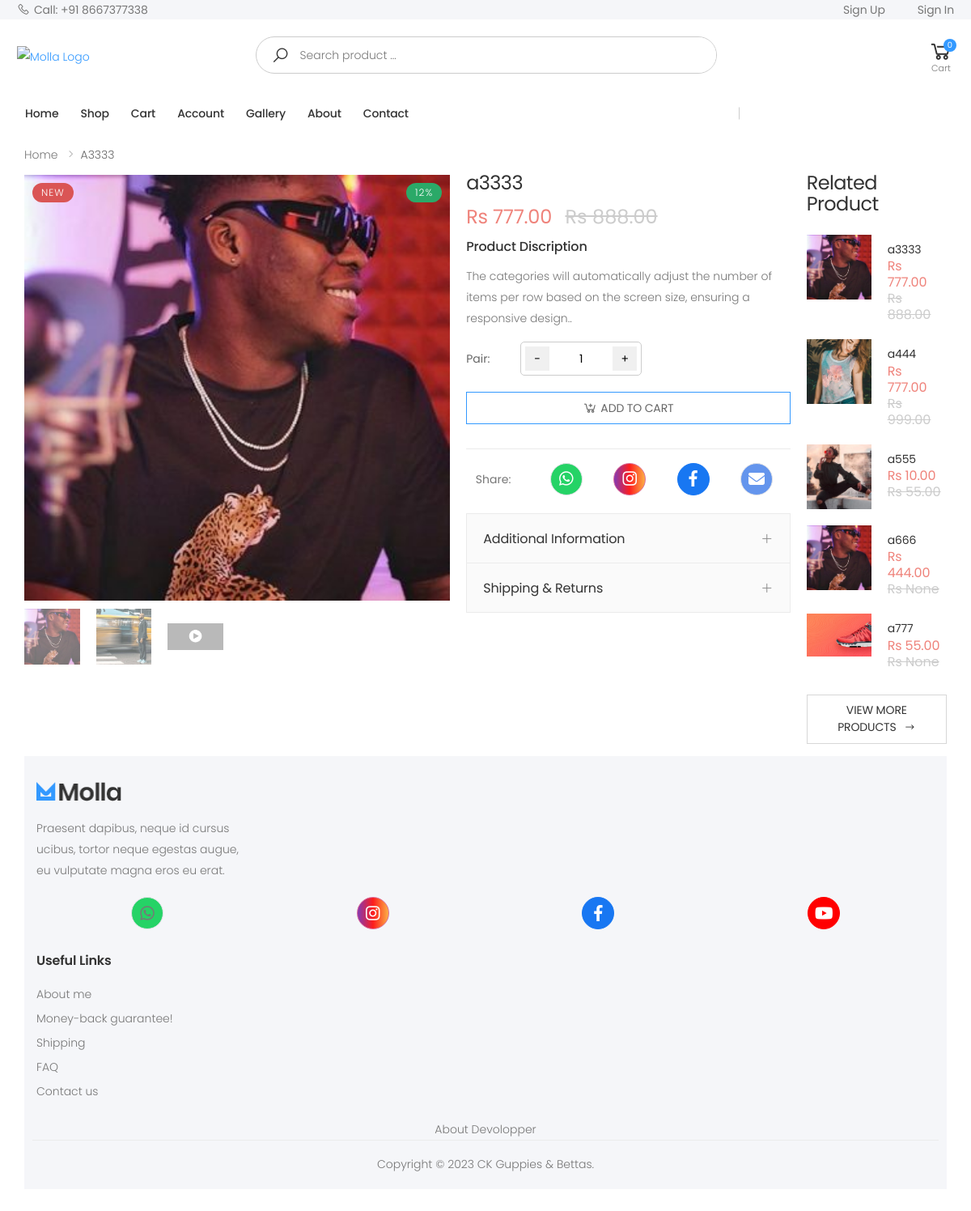
Page /action/a333/ on the earlier database version.
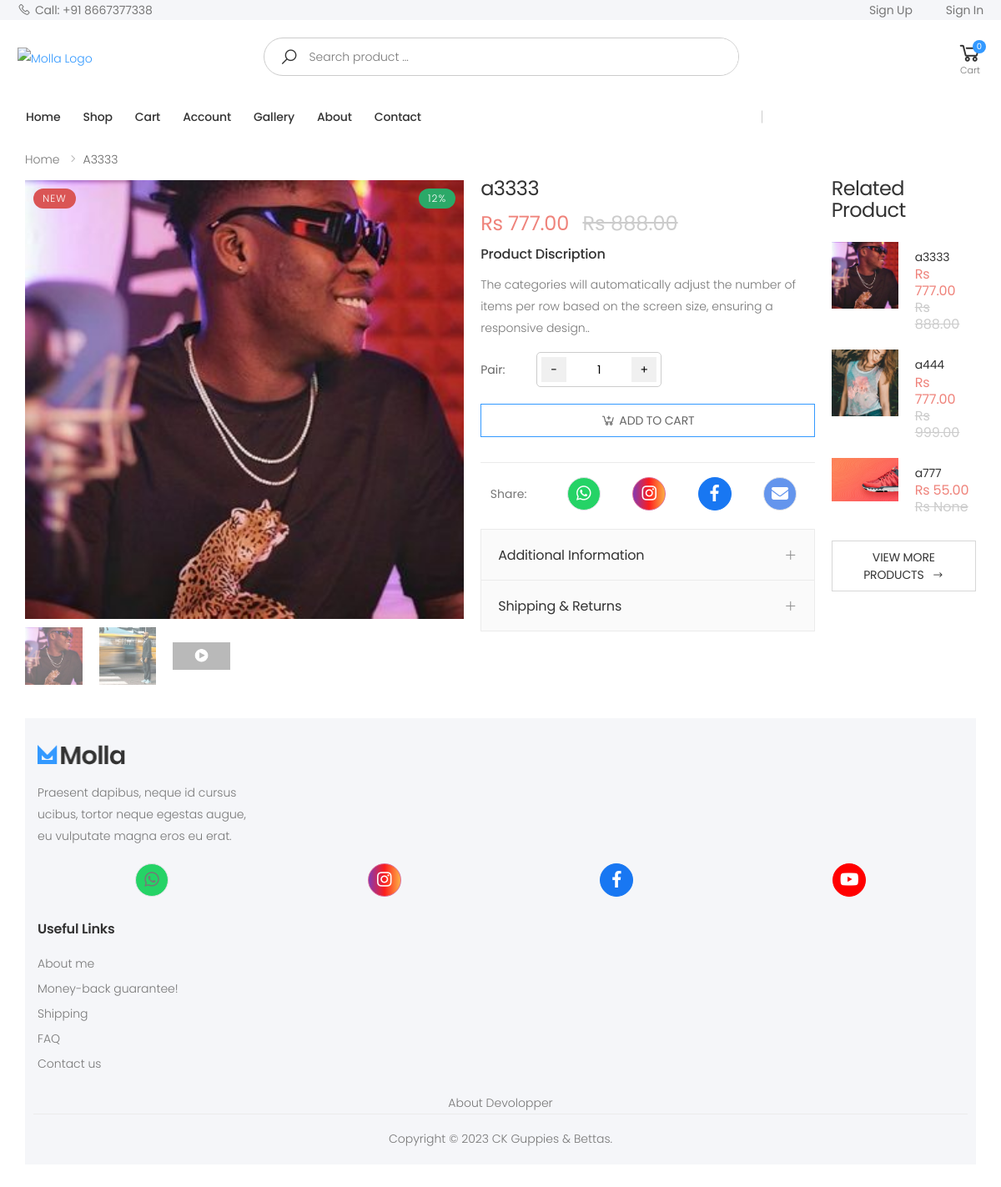
Same page on the later database version.
### store/models.py (models this page shows, shortened)
class Product(models.Model):
    name = models.CharField(max_length=250, unique=True)
    slug = models.SlugField(max_length=250, unique=True)
    description = models.TextField(blank=True)
    old_price = models.DecimalField(max_digits=7, blank=True, null=True, decimal_places=2)
    new_price = models.DecimalField(max_digits=7, blank=False, decimal_places=2)
    category = models.ForeignKey(Category, on_delete=models.SET_NULL, null=True)
    image_1 = models.ImageField(upload_to='product')
    image_2 = models.ImageField(upload_to='product', blank=True)
    image_3 = models.ImageField(upload_to='product', blank=True)
    video_url = models.URLField(max_length=200, blank=True)
    stock = models.IntegerField()
    active = models.BooleanField(default=True)
    new = models.BooleanField(default=True)
    created = models.DateTimeField(auto_now_add=True)
    update = models.DateField(auto_now=True)
    def get_url(self):
        return reverse('store_app:proDetail', args=[self.category.slug, self.slug])
    def get_discounted_price(self):
        if self.old_price and self.new_price:
            diff = self.old_price - self.new_price
            discount_percentage = ((diff) / self.old_price) * 100
            percentage = int(round(discount_percentage))
            return dict(percentage=percentage, diff=diff)
        return None
    class Meta:
        ordering = ('name',)
        verbose_name = 'product'
        verbose_name_plural = 'products'

### store/views.py (the view)
# urls.py: path('<slug:c_slug>/<slug:product_slug>/',views.proDetail,name='proDetail'), #called form models.py
def proDetail(request, c_slug, product_slug):
    try:
        product = Product.objects.get(category__slug=c_slug, slug=product_slug)
    except Product.DoesNotExist:
        logger.error(f"Product not found: category_slug={c_slug}, product_slug={product_slug}")
        return render(request, 'loginOrRegister.html')
    if c_slug:
        c_page = get_object_or_404(Category, slug=c_slug)
        products_list = Product.objects.filter(category=c_page, active=True)
        paginator = Paginator(products_list, 5)
        try:
            page = int(request.GET.get('page', '1'))
        except (ValueError, TypeError):
            page = 1
        try:
            products = paginator.page(page)
        except (InvalidPage, EmptyPage):
            products = paginator.page(paginator.num_pages)
        return render(request, 'store/product.html', {'product': product, 'products': products})

### store/context_processors.py (called while the page is built)
def menu_link(request): #this function don't wanna call to work, it's defined in setting to work
    links_list = Category.objects.annotate(
        num_products=Count('product', filter=Q(product__active=True, product__stock__gt=0))
    ).filter(num_products__gt=0)
    paginator3 = Paginator(links_list,8)
    try:
        page = int(request.GET.get('page', '1'))
    except:
        page = 1
    try:
        links = paginator3.page(page)
    except (InvalidPage,EmptyPage):
        links = paginator3.page(paginator3.num_pages)
    return dict(links = links)

def cart_data(request):
    data = cartData(request)
    cartItems = data['cartItems']
    return dict(cartItems = cartItems)

### store/models.py (called while the page is built)
    def get_url(self):
        return reverse('store_app:product_by_category', args=[self.slug])

### store/templatetags/video_tags.py (called while the page is built)
@register.filter
def youtube_id(url):
    pattern = re.compile(r'(?:https?://)?(?:www\.)?(?:youtube\.com/(?:watch\?v=|shorts/)|youtu\.be/)([\w-]+)')
    match = pattern.search(url)
    return match.group(1) if match else None

### store/templates/store/product.html (shortened to what the changed rows need)
{% extends 'store/Base.html' %}
{% load static %}
{% load video_tags %}
{% block content %}
    <main class="main">
        <nav aria-label="breadcrumb" class="breadcrumb-nav border-0 mb-0">
            <div class="container-fluid d-flex align-items-center">
                <ol class="breadcrumb">
                    <li class="breadcrumb-item"><a href="{% url 'store_app:allProdCat' %}">Home</a></li>
                    <li class="breadcrumb-item">{{product.name}}</li>
                </ol>
            </div>
        </nav>
        <div class="page-content">
            <div class="container-fluid">
                <div class="row">
                    <div class="col-xl-10">
                        <div class="product-details-top">
                            <div class="row">
                                <div class="col-md-6 col-lg-7">
                                    <div class="product-gallery">
                                        <figure class="product-main-image">
                                            {% if product.new == True %}
                                            <span class="product-sale-label">NEW</span>
                                            {% endif %}
                                            {% if product.get_discounted_price %}
                                            <span class="product-discount-label">{{ product.get_discounted_price.percentage }}%</span>
                                            {% endif %}
                                            <div id="product-zoom-container">
                                                <img id="product-zoom" src="{{ product.image_1.url }}" alt="product image">
                                            </div>
                                        </figure>
                                        <div id="product-zoom-gallery" class="product-image-gallery max-col-6">
                                            <a class="product-gallery-item" href="#" data-type="image" data-url="{{ product.image_1.url }}">
                                                <img src="{{ product.image_1.url }}" alt="product side">
                                            </a>
                                            {% if product.image_2 %}
                                            <a class="product-gallery-item" href="#" data-type="image" data-url="{{ product.image_2.url }}">
                                                <img src="{{ product.image_2.url }}" alt="product cross">
                                            </a>
                                            {% endif %}
                                        </div>
                                    </div>
                                </div>
                                <div class="col-md-6 col-lg-5">
                                    <div class="product-details">
                                        <h1 class="product-title">{{product.name}}</h1>
                                        <div class="product-price">
                                            <span class="new-price">Rs {{product.new_price}}</span>
                                            {% if product.old_price == 0 %}
                                            {% else %}
                                            <span class="old-price"><s>Rs {{product.old_price}}</s></span>
                                            {% endif %}
                                        </div>
                                        <div class="product-content">
                                            <h6>Product Discription</h6>
                                            <p>{{product.description}}. </p>
                                        </div>
                                    <div class="details-filter-row details-row-size">
                                        <label for="qty">Pair:</label>
                                        <div class="product-details-quantity">
                                        </div>
                                    </div>
                                        <div class="product-details-action">
                                            <a data-quantity="{{product.stock}}" data-product="{{product.id}}" data-action="add" id="add-to-cart-btn" class="btn-product btn-cart update-cart"><span>add to cart</span></a>
                                        </div>
                                        <div class="product-details-footer" style="display: block;">
                                            <div class="social-icons social-icons-colored justify-content-around mb-3" style="margin-bottom: .5rem !important;">
                                            </div>
                                        </div>
                                        <div class="accordion accordion-plus product-details-accordion" id="product-accordion">
                                            <div class="card card-box card-sm">
                                                <div class="card-header" id="product-info-heading">
                                                    <h2 class="card-title">
                                                        <a class="collapsed" role="button" data-toggle="collapse" href="#product-accordion-info" aria-expanded="false" aria-controls="product-accordion-info">
                                                            Additional Information
                                                        </a>
                                                    </h2>
                                                </div>
                                            </div>
                                            <div class="card card-box card-sm">
                                                <div class="card-header" id="product-shipping-heading">
                                                    <h2 class="card-title">
                                                        <a class="collapsed" role="button" data-toggle="collapse" href="#product-accordion-shipping" aria-expanded="false" aria-controls="product-accordion-shipping">
                                                            Shipping & Returns
                                                        </a>
                                                    </h2>
                                                </div>
                                            </div>
                                        </div>
                                    </div>
                                </div>
                            </div>
                        </div>
                    </div>
                    <aside class="col-xl-2 d-md-none d-xl-block">
                        <div class="sidebar sidebar-product">
                            <div class="widget widget-products">
                                <div class="products">
                                    {% for product in products.object_list %}
                                    <div class="product product-sm">
                                        <figure class="product-media">
                                            <a href="{{product.get_url}}">
                                                <img src="{{ product.image_1.url }}" alt="Product image" class="product-image">
                                            </a>
                                        </figure>
                                        <div class="product-body">
                                            <h5 class="product-title"><a href="{{product.get_url}}">{{ product.name }}</a></h5>
                                            <div class="product-price">
                                                <span class="new-price">Rs {{ product.new_price }}</span>
                                                {% if product.old_price == 0 %}
                                                {% else %}
                                                <span class="old-price"><s>Rs {{ product.old_price }}</s></span>
                                                {% endif %}
                                            </div>
                                        </div>
                                    </div>
                                    {% endfor %}
                            </div>
                            </div>
                        </div>
                    </aside>
                </div>
{% endblock %}

Differences in the rows shown:
no longer on this page (row edited): Product: image_1 (picture), name "a555", new_price "10.00", old_price "55.00"
no longer on this page (row edited): Product: image_1 (picture), name "a666", new_price "444.00", old_price "None"
